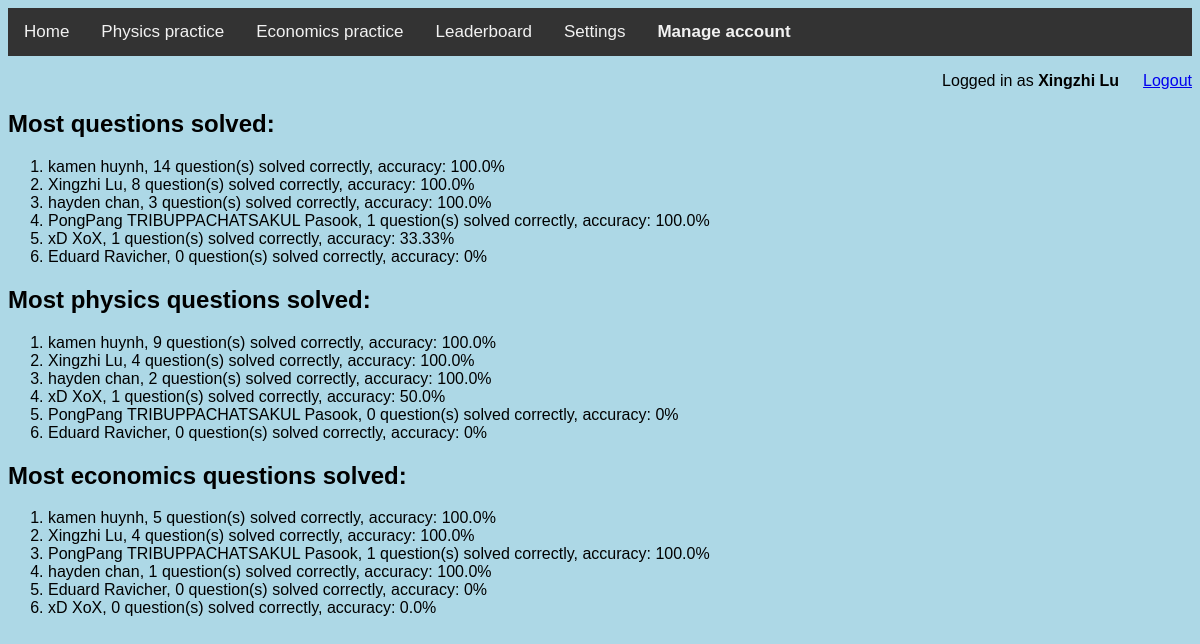
Page /leaderboard/ (signed in) on the committed database.
### MCQ/models.py (models this page shows, shortened)
class Record(models.Model):
    username = models.CharField(max_length=255)
    physics = models.CharField(default='0' * 4095, max_length=4095)
    economics = models.CharField(default='0' * 4095, max_length=4095)
    currentphys = models.IntegerField(default=0)
    currentecon = models.IntegerField(default=0)
    physsolved = models.IntegerField(default=0)
    econsolved = models.IntegerField(default=0)
    physwrong = models.IntegerField(default=0)
    econwrong = models.IntegerField(default=0)
    biolsolved = models.IntegerField(default=0)
    chemsolved = models.IntegerField(default=0)
    biolwrong = models.IntegerField(default=0)
    chemwrong = models.IntegerField(default=0)
    totalsolved = models.IntegerField(default=0)
    totalwrong = models.IntegerField(default=0)
    physlast = models.DateTimeField(default='2024-06-09 00:00:00+00:00')
    econlast = models.DateTimeField(default='2024-06-09 00:00:00+00:00')
    ovrlast = models.DateTimeField(default='2024-06-09 00:00:00+00:00')
    official = models.BooleanField(default=False)
    yeargroup = models.CharField(max_length=255, default='Not assigned')
    yearselected = models.CharField(default='1' * 4095, max_length=4095)

### MCQ/views.py (the view)
# urls.py: path('leaderboard/', views.leaderboard, name='leaderboard'),
def leaderboard(request):
    top10ovr, top10phys, top10econ = [], [], []
    for i in Record.objects.all().order_by('-totalsolved', 'totalwrong', 'ovrlast')[:10]:
        top10ovr.append([getname(i.username), acccalc(i.totalsolved, i.totalwrong), i.totalsolved])
    for i in Record.objects.all().order_by('-physsolved', 'physwrong', 'physlast')[:10]:
        top10phys.append([getname(i.username), acccalc(i.physsolved, i.physwrong), i.physsolved])
    for i in Record.objects.all().order_by('-econsolved', 'econwrong', 'econlast')[:10]:
        top10econ.append([getname(i.username), acccalc(i.econsolved, i.econwrong), i.econsolved])
    if request.user.username == '':
        name = 'visitor'
    else:
        name = f'{request.user.first_name} {request.user.last_name}'
    context = {
        'name': name,
        'top10ovr': top10ovr,
        'top10phys': top10phys,
        'top10econ': top10econ
    }
    return render(request, 'leaderboard.html', context)

### MCQ/views.py (called while the page is built)
def getname(username):
    user = User.objects.filter(username=username).all()[0]
    return f'{user.first_name} {user.last_name}'

def acccalc(correct, wrong):
    try:
        acc = correct/(correct+wrong)*100
    except ZeroDivisionError:
        acc = 0
    return f'{round(acc, 2)}%'

### templates/leaderboard.html (shortened to what this page needs)
{% extends 'base.html' %}
{% block content %}
    <h2>Most questions solved:</h2>
    <ol>
    {% for name, acc, count in top10ovr %}
        <li>{{ name }}, {{ count }} question(s) solved correctly, accuracy: {{ acc }}</li>
    {% endfor %}
    </ol>
    <h2>Most physics questions solved:</h2>
    <ol>
    {% for name, acc, count in top10phys %}
        <li>{{ name }}, {{ count }} question(s) solved correctly, accuracy: {{ acc }}</li>
    {% endfor %}
    </ol>
    <h2>Most economics questions solved:</h2>
    <ol>
    {% for name, acc, count in top10econ %}
        <li>{{ name }}, {{ count }} question(s) solved correctly, accuracy: {{ acc }}</li>
    {% endfor %}
    </ol>
{% endblock %}

### files/css/main.css (style rules this page uses)
body { background-color: lightblue; font-family: Arial; }

### rows in the picture
Record: username "hayden chan", totalsolved "3", acc "100.0%", physsolved "2"

### other values in the picture
{{ name }} "Xingzhi Lu"
{{ name }} "kamen huynh" "Xingzhi Lu" "PongPang TRIBUPPACHATSAKUL Pasook" "xD XoX" "Eduard Ravicher"
{{ count }} "14" "8" "1" "1" "0"
{{ acc }} "100.0%" "100.0%" "100.0%" "33.33%" "0%"
{{ name }} "kamen huynh" "Xingzhi Lu" "xD XoX" "PongPang TRIBUPPACHATSAKUL Pasook" "Eduard Ravicher"
{{ count }} "9" "4" "1" "0" "0"
{{ acc }} "100.0%" "100.0%" "50.0%" "0%" "0%"
{{ name }} "kamen huynh" "Xingzhi Lu" "PongPang TRIBUPPACHATSAKUL Pasook" "hayden chan" "Eduard Ravicher" "xD XoX"
{{ count }} "5" "4" "1" "1" "0" "0"
{{ acc }} "100.0%" "100.0%" "100.0%" "100.0%" "0%" "0.0%"
